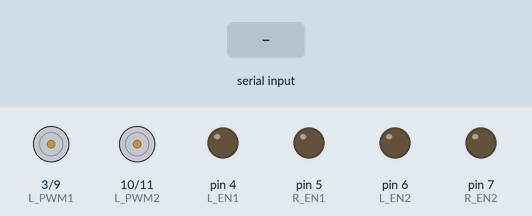
This sketch was run on a simulated Arduino Uno, built with avr-gcc and run on an emulated ATmega328P. On the bench: motor-driver pin pairs drawn as motors (green arrow = first pin HIGH = forward, orange = second pin HIGH = backward, longer = more drive), output pins drawn as LEDs (lit = HIGH). The test bench sets the inputs (shaded band).

Above: at 1.2 s.
1.3 s: "F" received over Serial
At 1.7 s:
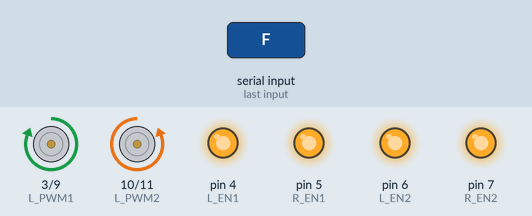
2.8 s: "B" received over Serial
At 4.0 s:
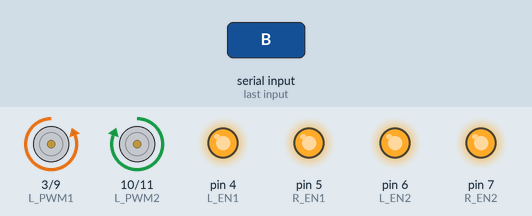
4.3 s: "R" received over Serial
At 5.2 s:
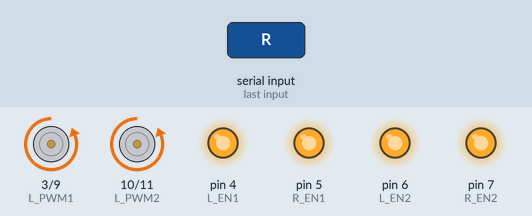
5.8 s: "L" received over Serial
At 6.4 s:
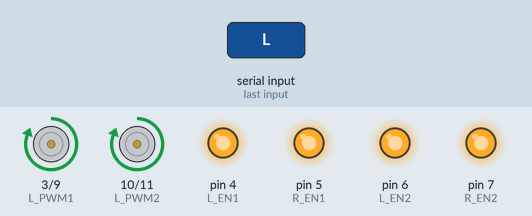
7.3 s: "I" received over Serial
At 8.5 s:
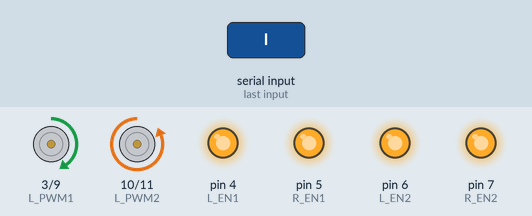
8.8 s: "G" received over Serial
At 9.8 s:
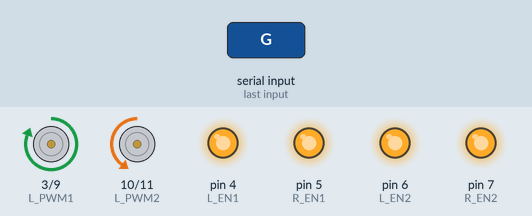
Timing chart, 0 to 11.3 s (numbered marks = the images above; inputs shaded):
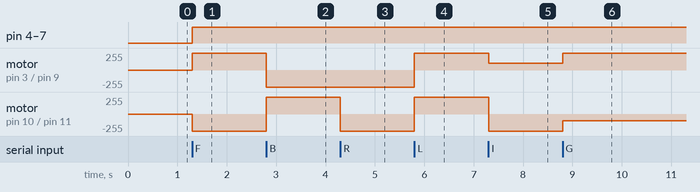

The sketch:

Tank.ino
```cpp
const int L_EN1 = 4;
const int R_EN1 = 5;
const int L_PWM1 = 3;
const int R_PWM1 = 9;
const int L_EN2 = 6;
const int R_EN2 = 7;
const int L_PWM2 = 10;
const int R_PWM2 = 11;
char ch;
int x=100;
void setup()
{
  TCCR2B = TCCR2B & B11111000 | B00000010;
  TCCR1B = TCCR1B & B11111000 | B00000010;
  pinMode(L_EN1,OUTPUT);
  pinMode(R_EN1,OUTPUT);
  pinMode(L_PWM1,OUTPUT);
  pinMode(R_PWM1,OUTPUT);
  pinMode(L_EN2,OUTPUT);
  pinMode(R_EN2,OUTPUT);
  pinMode(L_PWM2,OUTPUT);
  pinMode(R_PWM2,OUTPUT);
  digitalWrite(L_EN1,LOW);
  digitalWrite(R_EN1,LOW);
  digitalWrite(L_PWM1,LOW);
  digitalWrite(R_PWM1,LOW);
  digitalWrite(L_EN2,LOW);
  digitalWrite(R_EN2,LOW);
  digitalWrite(L_PWM2,LOW);
  digitalWrite(R_PWM2,LOW);
  Serial.begin(9600);
}

void loop()
{
  while(Serial.available()>0)
  {
    ch=Serial.read();
    if(ch=='F')
    {
      digitalWrite(L_EN1,HIGH);
      digitalWrite(R_EN1,HIGH);
      digitalWrite(L_EN2,HIGH);
      digitalWrite(R_EN2,HIGH);
      analogWrite(R_PWM1,0);
      analogWrite(L_PWM2,0);
      analogWrite(L_PWM1,255);
      analogWrite(R_PWM2,255);
    }
    else if(ch=='B')
    {
      digitalWrite(L_EN1,HIGH);
      digitalWrite(R_EN1,HIGH);
      digitalWrite(L_EN2,HIGH);
      digitalWrite(R_EN2,HIGH);
      analogWrite(L_PWM1,0);
      analogWrite(R_PWM2,0);
      analogWrite(R_PWM1,255);
      analogWrite(L_PWM2,255);
    }
    else if(ch=='R')
    {
      digitalWrite(L_EN1,HIGH);
      digitalWrite(R_EN1,HIGH);
      digitalWrite(L_EN2,HIGH);
      digitalWrite(R_EN2,HIGH);
      analogWrite(L_PWM1,0);
      analogWrite(L_PWM2,0);
      analogWrite(R_PWM2,255);
      analogWrite(R_PWM1,255);
    }
    else if(ch=='L')
    {
      digitalWrite(L_EN1,HIGH);
      digitalWrite(R_EN1,HIGH);
      digitalWrite(L_EN2,HIGH);
      digitalWrite(R_EN2,HIGH);
      analogWrite(R_PWM1,0);
      analogWrite(R_PWM2,0);
      analogWrite(L_PWM2,255);
      analogWrite(L_PWM1,255);
    }
    else if(ch=='I')
    {
      digitalWrite(L_EN1,HIGH);
      digitalWrite(R_EN1,HIGH);
      digitalWrite(L_EN2,HIGH);
      digitalWrite(R_EN2,HIGH);
      analogWrite(R_PWM1,0);
      analogWrite(L_PWM2,0);
      analogWrite(R_PWM2,255);
      analogWrite(L_PWM1,x);
    }
    else if(ch=='G')
    {
      digitalWrite(L_EN1,HIGH);
      digitalWrite(R_EN1,HIGH);
      digitalWrite(L_EN2,HIGH);
      digitalWrite(R_EN2,HIGH);
      analogWrite(L_PWM2,0);
      analogWrite(R_PWM1,0);
      analogWrite(R_PWM2,x);
      analogWrite(L_PWM1,255);
    }
    else if(ch=='J')
    {
      digitalWrite(L_EN1,HIGH);
      digitalWrite(R_EN1,HIGH);
      digitalWrite(L_EN2,HIGH);
      digitalWrite(R_EN2,HIGH);
      analogWrite(L_PWM1,0);
      analogWrite(R_PWM2,0);
      analogWrite(R_PWM1,x);
      analogWrite(L_PWM2,255);
    }
    else if(ch=='H')
    {
      digitalWrite(L_EN1,HIGH);
      digitalWrite(R_EN1,HIGH);
      digitalWrite(L_EN2,HIGH);
      digitalWrite(R_EN2,HIGH);
      analogWrite(L_PWM1,0);
      analogWrite(R_PWM2,0);
      analogWrite(L_PWM2,x);
      analogWrite(R_PWM1,255);
    }
    else if(ch=='S')
    {
      digitalWrite(L_EN1,HIGH);
      digitalWrite(R_EN1,HIGH);
      digitalWrite(L_EN2,HIGH);
      digitalWrite(R_EN2,HIGH);
      analogWrite(L_PWM1,0);
      analogWrite(R_PWM1,0);
      analogWrite(L_PWM2,0);
      analogWrite(R_PWM2,0);
    }
  }
}
```

Measured:
- after the input at 1.3 s, pin 4 (L_EN1), pin 5 (R_EN1), pin 6 (L_EN2), pin 7 (R_EN2): LOW → HIGH at once; motor on pin 3 (L_PWM1) / pin 9 (R_PWM1): stopped → forward 255/255 at once; motor on pin 10 (L_PWM2) / pin 11 (R_PWM2): stopped → backward 255/255 at once
- after the input at 2.8 s, motor on pin 3 (L_PWM1) / pin 9 (R_PWM1): forward 255/255 → backward 255/255 at once; motor on pin 10 (L_PWM2) / pin 11 (R_PWM2): backward 255/255 → forward 255/255 at once
- after the input at 4.3 s, motor on pin 10 (L_PWM2) / pin 11 (R_PWM2): forward 255/255 → backward 255/255 at once
- after the input at 5.8 s, motor on pin 3 (L_PWM1) / pin 9 (R_PWM1), motor on pin 10 (L_PWM2) / pin 11 (R_PWM2): backward 255/255 → forward 255/255 at once
- after the input at 7.3 s, motor on pin 3 (L_PWM1) / pin 9 (R_PWM1): forward 255/255 → forward 100/255 at once; motor on pin 10 (L_PWM2) / pin 11 (R_PWM2): forward 255/255 → backward 255/255 at once
- after the input at 8.8 s, motor on pin 3 (L_PWM1) / pin 9 (R_PWM1): forward 100/255 → forward 255/255 at once; motor on pin 10 (L_PWM2) / pin 11 (R_PWM2): backward 255/255 → backward 100/255 at once
